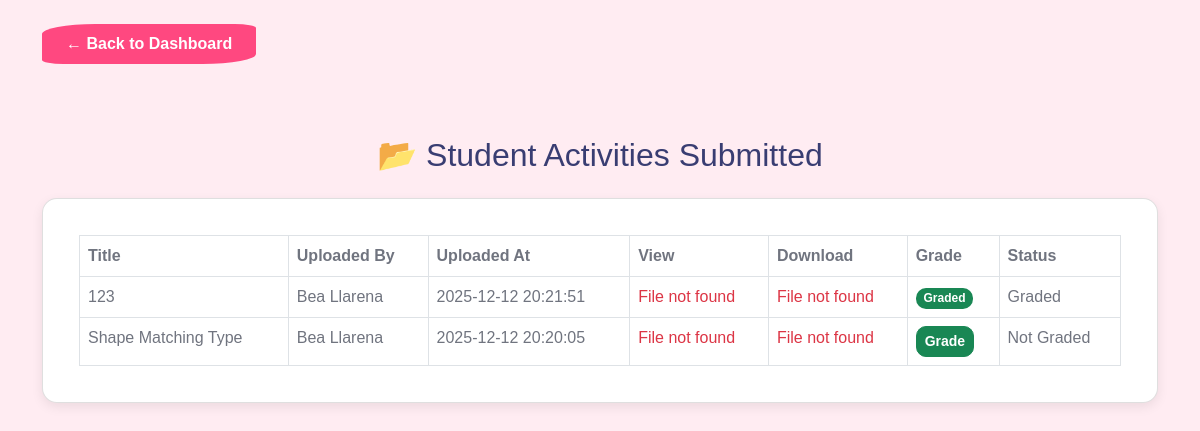
Screenshot of /student-activities.php (signed in) with the database file from the repository.
### tables this page shows
CREATE TABLE `activities` (
  `id` int(11) NOT NULL,
  `parent_id` int(11) NOT NULL,
  `teacher_id` int(11) NOT NULL,
  `title` varchar(255) NOT NULL,
  `file_path` varchar(255) NOT NULL,
  `uploaded_at` datetime DEFAULT current_timestamp(),
  `status` enum('Not Graded','Graded') NOT NULL DEFAULT 'Not Graded'
);

CREATE TABLE `users` (
  `id` int(11) NOT NULL,
  `username` varchar(50) NOT NULL,
  `password` varchar(255) NOT NULL,
  `role` enum('admin','teacher','parent') DEFAULT 'parent',
  `reset_token` varchar(255) DEFAULT NULL,
  `reset_token_expires` datetime DEFAULT NULL,
  `email` varchar(100) DEFAULT NULL,
  `first_name` varchar(50) DEFAULT NULL,
  `last_name` varchar(50) DEFAULT NULL
);

### student-activities.php (the view, shortened to what this page needs)
<?php
$teacher_id = (int)$_SESSION['user']['id'];
$conn = new mysqli("localhost", "root", "", "kiddielearn");
$stmt = $conn->prepare("
    SELECT a.id, a.title, a.file_path, a.uploaded_at, a.status,
           u.first_name AS parent_first, u.last_name AS parent_last
    FROM activities a
    JOIN users u ON a.parent_id = u.id
    WHERE a.teacher_id = ?
    ORDER BY a.uploaded_at DESC
");
$stmt->bind_param("i", $teacher_id);
$stmt->execute();
$result = $stmt->get_result();
$activities = $result->fetch_all(MYSQLI_ASSOC);
?>
<!DOCTYPE html>
<html lang="en">
<head>
    <link href="css/bootstrap.min.css" rel="stylesheet">
    <link href="css/style.css" rel="stylesheet">
</head>
<body class="bg-light">
<div class="container mt-4">
    <a href="dashboard-teacher.php" class="btn btn-primary px-4 py-2 btn-border-radius mb-4">
        ← Back to Dashboard
    </a>
</div>
<div class="container py-5">
    <h2 class="text-center mb-4">📂 Student Activities Submitted</h2>
    <?php if (count($activities) > 0): ?>
        <div class="card card-activity">
            <div class="card-body">
                <div class="table-responsive">
                    <table class="table table-bordered bg-white mb-0">
                        <thead>
                            <tr>
                                <th>Title</th>
                                <th>Uploaded By</th>
                                <th>Uploaded At</th>
                                <th>View</th>
                                <th>Download</th>
                                <th>Grade</th>
                                <th>Status</th>
                            </tr>
                        </thead>
                        <tbody>
                            <?php foreach ($activities as $act): ?>
                                <tr>
                                    <td><?= htmlspecialchars($act['title']) ?></td>
                                    <td><?= htmlspecialchars($act['parent_first'] . ' ' . $act['parent_last']) ?></td>
                                    <td><?= htmlspecialchars($act['uploaded_at']) ?></td>
                                    <td>
                                        <?php if (file_exists($act['file_path'])): ?>
                                            <button class="btn btn-info btn-sm"
                                                    onclick="openPreview('<?= htmlspecialchars($act['file_path']) ?>')">
                                                View
                                            </button>
                                        <?php else: ?>
                                            <span class="text-danger">File not found</span>
                                        <?php endif; ?>
                                    </td>
                                    <td>
                                        <?php if (file_exists($act['file_path'])): ?>
                                            <a href="<?= htmlspecialchars($act['file_path']) ?>"
                                               class="btn btn-primary btn-sm" download>
                                                Download
                                            </a>
                                        <?php else: ?>
                                            <span class="text-danger">File not found</span>
                                        <?php endif; ?>
                                    </td>
                                    <td>
                                        <?php if ($act['status'] === 'Graded'): ?>
                                            <span class="badge bg-success">Graded</span>
                                        <?php else: ?>
                                            <button class="btn btn-success btn-sm"
                                                    onclick="openGradeModal(<?= $act['id'] ?>)">
                                                Grade
                                            </button>
                                        <?php endif; ?>
                                    </td>
                                    <td>
                                        <?= htmlspecialchars($act['status']) ?>
                                    </td>
                                </tr>
                            <?php endforeach; ?>
                        </tbody>
                    </table>
                </div>
            </div>
        </div>
    <?php else: ?>
        <div class="alert alert-info">No student activities have been uploaded yet.</div>
    <?php endif; ?>
</div>
</body>
</html>

### css/style.css (style rules this page uses)
h1, h2, h3, .h1, .h2, .h3 { font-weight: 200; font-family: 'Montserrat', sans-serif; }
.btn { font-weight: 600; transition: .5s; }
.btn.btn-primary { border: 0; color: var(--bs-white); }
.btn-border-radius { border-radius: 25% 10%; }

### student-activities.php (style rules this page uses)
body { background-color: #fef8f9; }
.card-activity { border-radius: 15px; box-shadow: 0 4px 12px rgba(0,0,0,0.08); padding: 20px; margin-bottom: 20px; background: #fff; transition: 0.3s; }

### rows the page displays
activities: title "123", parent.last_name "Bea Llarena", uploaded_at "2025-12-12 20:21:51", shows "File not found", shows "Graded", status "Graded"
activities: title "Shape Matching Type", parent.last_name "Bea Llarena", uploaded_at "2025-12-12 20:20:05", shows "File not found", status "Not Graded"
